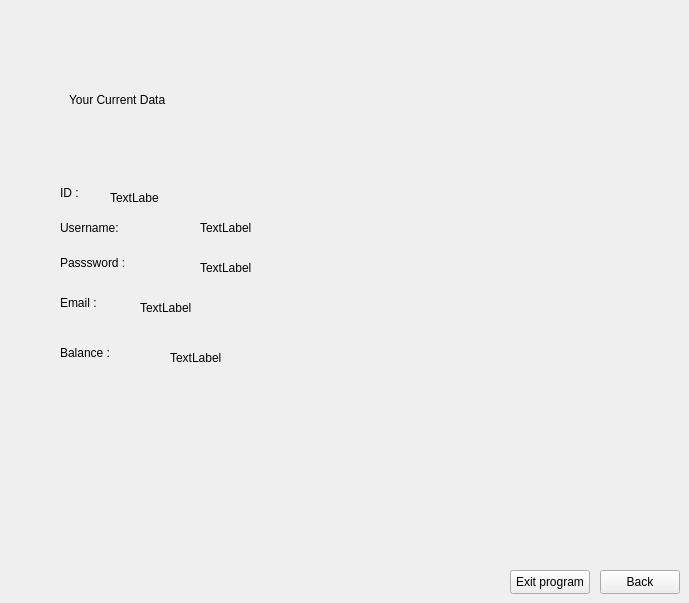
    <widget class="QWidget" name="current_data">
     <widget class="QWidget" name="widget" native="true">
      <property name="geometry">
       <rect>
        <x>60</x>
        <y>70</y>
        <width>581</width>
        <height>451</height>
       </rect>
      </property>
      <widget class="QLabel" name="label_30">
       <property name="geometry">
        <rect>
         <x>9</x>
         <y>9</y>
         <width>310</width>
         <height>41</height>
        </rect>
       </property>
       <property name="styleSheet">
        <string notr="true">font: 700 28pt &quot;Times New Roman&quot;;</string>
       </property>
       <property name="text">
        <string>Your Current Data </string>
       </property>
      </widget>
      <widget class="QLabel" name="label_31">
       <property name="geometry">
        <rect>
         <x>0</x>
         <y>110</y>
         <width>40</width>
         <height>26</height>
        </rect>
       </property>
       <property name="styleSheet">
        <string notr="true">font: 700 17pt &quot;Times New Roman&quot;;</string>
       </property>
       <property name="text">
        <string>ID :</string>
       </property>
      </widget>
      <widget class="QLabel" name="label_32">
       <property name="geometry">
        <rect>
         <x>0</x>
         <y>180</y>
         <width>119</width>
         <height>26</height>
        </rect>
       </property>
       <property name="styleSheet">
        <string notr="true">font: 700 17pt &quot;Times New Roman&quot;;</string>
       </property>
       <property name="text">
        <string>Passsword :</string>
       </property>
      </widget>
      <widget class="QLabel" name="label_33">
       <property name="geometry">
        <rect>
         <x>0</x>
         <y>220</y>
         <width>72</width>
         <height>26</height>
        </rect>
       </property>
       <property name="styleSheet">
        <string notr="true">font: 700 17pt &quot;Times New Roman&quot;;</string>
       </property>
       <property name="text">
        <string>Email :</string>
       </property>
      </widget>
      <widget class="QLabel" name="label_34">
       <property name="geometry">
        <rect>
         <x>0</x>
         <y>270</y>
         <width>92</width>
         <height>26</height>
        </rect>
       </property>
       <property name="styleSheet">
        <string notr="true">font: 700 17pt &quot;Times New Roman&quot;;</string>
       </property>
       <property name="text">
        <string>Balance :</string>
       </property>
      </widget>
      <widget class="QLabel" name="id_label">
       <property name="geometry">
        <rect>
         <x>50</x>
         <y>120</y>
         <width>49</width>
         <height>16</height>
        </rect>
       </property>
       <property name="text">
        <string>TextLabel</string>
       </property>
      </widget>
      <widget class="QLabel" name="pass_label">
       <property name="geometry">
        <rect>
         <x>140</x>
         <y>190</y>
         <width>201</width>
         <height>16</height>
        </rect>
       </property>
       <property name="text">
        <string>TextLabel</string>
       </property>
      </widget>
      <widget class="QLabel" name="email_label">
       <property name="geometry">
        <rect>
         <x>80</x>
         <y>230</y>
         <width>301</width>
         <height>16</height>
        </rect>
       </property>
       <property name="text">
        <string>TextLabel</string>
       </property>
      </widget>
      <widget class="QLabel" name="balance_label">
       <property name="geometry">
        <rect>
         <x>110</x>
         <y>280</y>
         <width>161</width>
         <height>16</height>
        </rect>
       </property>
       <property name="text">
        <string>TextLabel</string>
       </property>
      </widget>
      <widget class="QLabel" name="label_7">
       <property name="geometry">
        <rect>
         <x>0</x>
         <y>150</y>
         <width>111</width>
         <height>16</height>
        </rect>
       </property>
       <property name="styleSheet">
        <string notr="true">font: 700 17pt &quot;Times New Roman&quot;;</string>
       </property>
       <property name="text">
        <string>Username:</string>
       </property>
      </widget>
      <widget class="QLabel" name="username_label">
       <property name="geometry">
        <rect>
         <x>140</x>
         <y>150</y>
         <width>181</width>
         <height>16</height>
        </rect>
       </property>
       <property name="text">
        <string>TextLabel</string>
       </property>
      </widget>
     </widget>
     <widget class="QPushButton" name="back1">
      <property name="geometry">
       <rect>
        <x>600</x>
        <y>570</y>
        <width>80</width>
        <height>24</height>
       </rect>
      </property>
      <property name="text">
       <string>Back</string>
      </property>
     </widget>
     <widget class="QPushButton" name="exit1">
      <property name="geometry">
       <rect>
        <x>510</x>
        <y>570</y>
        <width>80</width>
        <height>24</height>
       </rect>
      </property>
      <property name="text">
       <string>Exit program</string>
      </property>
     </widget>
    </widget>
